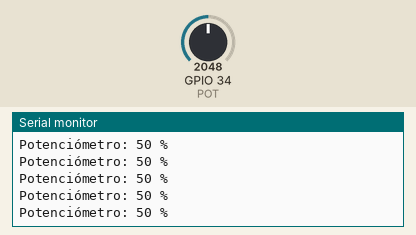
A sketch run on a simulated ESP32. Parts: the last lines printed to the serial monitor. The inputs (shaded band) are chosen by the test bench; at power-on: GPIO 34 (POT) = 2048.

Above: at 1.2 s.
1.3 s: GPIO 34 (POT) set to 2866
At 1.56 s:
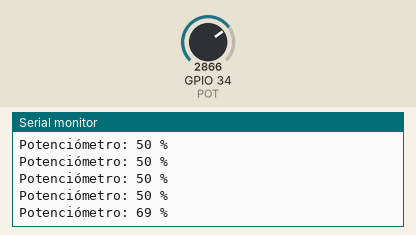
2.8 s: GPIO 34 (POT) set to 3603
At 2.96 s:
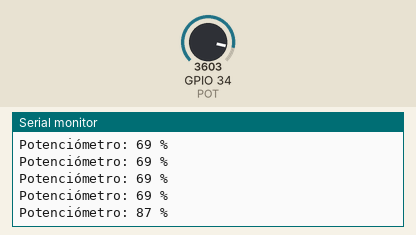
Timing chart, 0 to 5.8 s (numbered marks = the images above; inputs shaded):
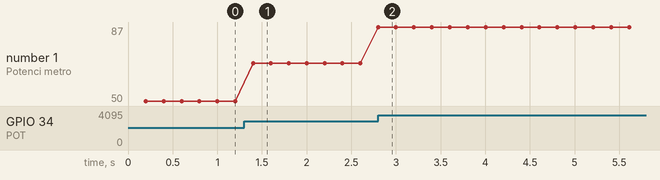

The sketch:

potenciometro.ino
```cpp
// 1. DECLARAR LIBRERIAS
// #include <WiFi.h>

// 2. DEFINICIÓN O ETIQUETADO DE PINES DE ENTRADA Y SALIDA
#define POT 34   // Potenciómetro al GPIO 34 (ADC1)

// 3. DECLARACION DE CONSTANTES
const unsigned long INTERVALO = 200;   // Intervalo de impresión: 200 segundo

// 4. DECLARACION DE VARIABLES
int lecturaADC  = 0;   // Lectura cruda del ADC
int porcentaje  = 0;   // Valor escalado (0 - 100%)
unsigned long tini = 0;   // Tiempo de inicio de la temporización

// 5. DECLARACION DE SUBRUTINAS Y/O FUNCIONES

// 6. CONFIGURACION INICIAL
void setup()
{
  // CONFIGURACION DE PINES DE ENTRADA Y SALIDA
  // Los pines analógicos no requieren pinMode()

  // LIMPIEZA DE SALIDAS

  // COMUNICACIONES
  Serial.begin(115200);

  tini = millis();   // Inicializo el temporizador
}

// 7. FUNCION INFINITA PRINCIPAL
void loop()
{
  unsigned long tstate = millis() - tini;   // Tiempo transcurrido

  if (tstate >= INTERVALO)   // ¿Pasó 200 milisegundo?
  {
    lecturaADC = analogRead(POT);
    porcentaje = map(lecturaADC, 0, 4095, 0, 100);

    Serial.print("Potenciómetro: ");
    Serial.print(porcentaje);
    Serial.println(" %");

    tini = millis();   // Reinicio el temporizador
  }
}
```

Measured:
- after the input at 1.3 s, the serial monitor: prints a new line after 0.10 s (image 1)
- after the input at 2.8 s, the serial monitor: prints a new line at once (image 2)
- plotted number 1: 50 → 69 after the input at 1.3 s, 69 → 87 after the input at 2.8 s
